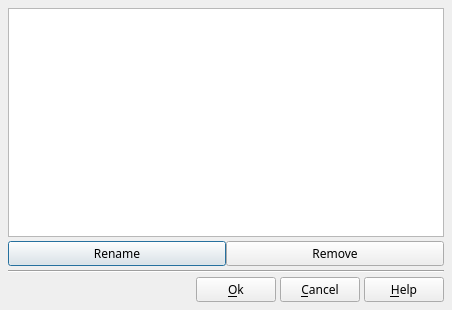
<?xml version="1.0" encoding="UTF-8"?>
<ui version="4.0">
 <class>DlgManageFavorite</class>
 <widget class="QDialog" name="DlgManageFavorite">
  <property name="geometry">
   <rect>
    <x>0</x>
    <y>0</y>
    <width>452</width>
    <height>310</height>
   </rect>
  </property>
  <property name="font">
   <font>
    <family>Sans Serif</family>
    <pointsize>9</pointsize>
   </font>
  </property>
  <property name="windowTitle">
   <string comment="Dialog title">Manage favorite</string>
  </property>
  <layout class="QVBoxLayout" name="verticalLayout">
   <property name="spacing">
    <number>4</number>
   </property>
   <property name="leftMargin">
    <number>8</number>
   </property>
   <property name="topMargin">
    <number>8</number>
   </property>
   <property name="rightMargin">
    <number>8</number>
   </property>
   <property name="bottomMargin">
    <number>8</number>
   </property>
   <item>
    <widget class="QListWidget" name="ListFavorite">
     <property name="font">
      <font>
       <pointsize>9</pointsize>
      </font>
     </property>
     <property name="editTriggers">
      <set>QAbstractItemView::NoEditTriggers</set>
     </property>
     <property name="showDropIndicator" stdset="0">
      <bool>false</bool>
     </property>
     <property name="dragDropOverwriteMode">
      <bool>false</bool>
     </property>
     <property name="selectionMode">
      <enum>QAbstractItemView::SingleSelection</enum>
     </property>
     <property name="selectionBehavior">
      <enum>QAbstractItemView::SelectRows</enum>
     </property>
     <property name="verticalScrollMode">
      <enum>QAbstractItemView::ScrollPerItem</enum>
     </property>
     <property name="horizontalScrollMode">
      <enum>QAbstractItemView::ScrollPerPixel</enum>
     </property>
    </widget>
   </item>
   <item>
    <layout class="QHBoxLayout" name="horizontalLayout_3">
     <property name="spacing">
      <number>0</number>
     </property>
     <property name="leftMargin">
      <number>0</number>
     </property>
     <property name="topMargin">
      <number>0</number>
     </property>
     <property name="rightMargin">
      <number>0</number>
     </property>
     <property name="bottomMargin">
      <number>0</number>
     </property>
     <item>
      <widget class="QPushButton" name="DBRenameBT">
       <property name="toolTip">
        <string>Rename favorite</string>
       </property>
       <property name="text">
        <string>Rename</string>
       </property>
       <property name="icon">
        <iconset resource="../../../RSCffDiaporama.qrc">
         <normaloff>:/img/db_update.png</normaloff>:/img/db_update.png</iconset>
       </property>
      </widget>
     </item>
     <item>
      <widget class="QPushButton" name="DBRemoveBT">
       <property name="toolTip">
        <string>Remove favorite</string>
       </property>
       <property name="text">
        <string>Remove</string>
       </property>
       <property name="icon">
        <iconset resource="../../../RSCffDiaporama.qrc">
         <normaloff>:/img/db_remove.png</normaloff>:/img/db_remove.png</iconset>
       </property>
      </widget>
     </item>
    </layout>
   </item>
   <item>
    <widget class="Line" name="line">
     <property name="orientation">
      <enum>Qt::Horizontal</enum>
     </property>
    </widget>
   </item>
   <item>
    <layout class="QHBoxLayout" name="horizontalLayout_2">
     <property name="spacing">
      <number>4</number>
     </property>
     <item>
      <spacer name="horizontalSpacer">
       <property name="orientation">
        <enum>Qt::Horizontal</enum>
       </property>
       <property name="sizeHint" stdset="0">
        <size>
         <width>40</width>
         <height>20</height>
        </size>
       </property>
      </spacer>
     </item>
     <item>
      <widget class="QPushButton" name="OKBT">
       <property name="toolTip">
        <string>Accept modification and exit dialog box</string>
       </property>
       <property name="text">
        <string>&amp;Ok</string>
       </property>
       <property name="icon">
        <iconset resource="../../../RSCffDiaporama.qrc">
         <normaloff>:/img/action_ok.png</normaloff>:/img/action_ok.png</iconset>
       </property>
      </widget>
     </item>
     <item>
      <widget class="QPushButton" name="CancelBt">
       <property name="toolTip">
        <string>Cancel modification and exit dialog box</string>
       </property>
       <property name="text">
        <string>&amp;Cancel</string>
       </property>
       <property name="icon">
        <iconset resource="../../../RSCffDiaporama.qrc">
         <normaloff>:/img/action_cancel.png</normaloff>:/img/action_cancel.png</iconset>
       </property>
      </widget>
     </item>
     <item>
      <widget class="QPushButton" name="HelpBt">
       <property name="toolTip">
        <string>Show help about this dialogue box</string>
       </property>
       <property name="text">
        <string>&amp;Help</string>
       </property>
       <property name="icon">
        <iconset resource="../../../RSCffDiaporama.qrc">
         <normaloff>:/img/help.png</normaloff>:/img/help.png</iconset>
       </property>
      </widget>
     </item>
    </layout>
   </item>
  </layout>
 </widget>
 <resources>
  <include location="../../../RSCffDiaporama.qrc"/>
 </resources>
 <connections/>
</ui>
